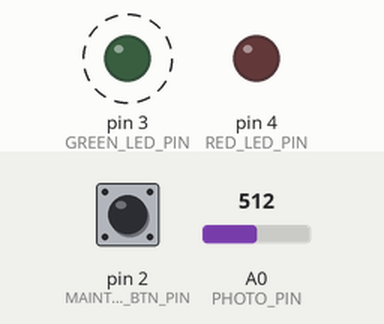
Recording of a sketch running on a simulated Arduino Uno, built with avr-gcc and run on an emulated ATmega328P. Parts: output pins drawn as LEDs (lit = HIGH). Dashed ring = blinking. The test bench sets the inputs (shaded band); at power-on: A0 (PHOTO_PIN) = 512, pin 2 (MAINTENANCE_BTN_PIN) HIGH.

Above: at 0.9 s.
1.3 s: A0 (PHOTO_PIN) set to 56
4.3 s: A0 (PHOTO_PIN) set to 47
At 4.3 s:
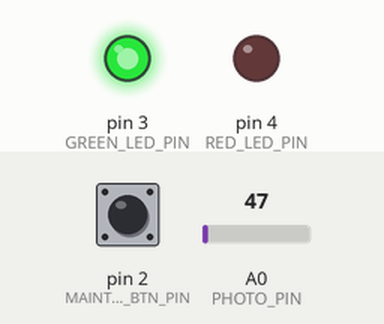
At 5.0 s:
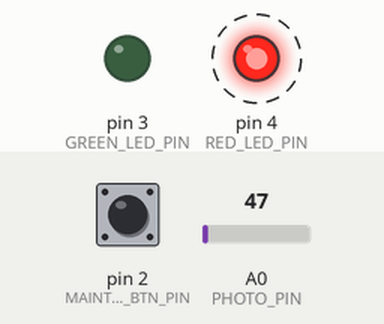
Timing chart, 0 to 13.3 s (numbered marks = the images above; inputs shaded):
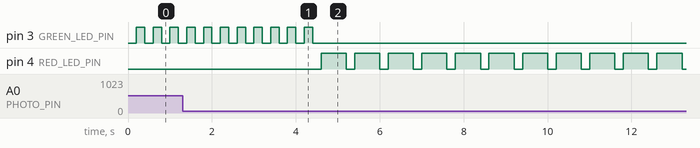

Measured:
- the behaviour switches between 51 and 50 on A0 (PHOTO_PIN) (found by bisection; images 0 and 1)
- after the input at 4.3 s, pin 3 (GREEN_LED_PIN): goes on until 4.4 s, then stays LOW; pin 4 (RED_LED_PIN): alternates HIGH for 0.60 s and LOW for 0.20 s, starting after 0.30 s
- by itself, pin 3 (GREEN_LED_PIN): alternates HIGH for 0.20 s and LOW for 0.20 s

The sketch:

mcqueen_garage.ino
```cpp
#define GREEN_LED_PIN 3
#define RED_LED_PIN 4
#define MAINTENANCE_BTN_PIN 2
#define PHOTO_PIN A0
#define MIN_PHOTO_RESISTANCE 50
#define MAINTENANCE_BLINK_INTERVAL 500;

boolean maintenance;
long redLedOnEnd;
boolean redLedOn;

void setup() {
  pinMode(RED_LED_PIN, OUTPUT);
  pinMode(GREEN_LED_PIN, OUTPUT);
  pinMode(MAINTENANCE_BTN_PIN, INPUT);
}

void loop() {
  checkMaintenance();
  if (!maintenance) {
    processLight();
  }
  delay(200);
}

void checkMaintenance() {
  boolean btnPressed = digitalRead(MAINTENANCE_BTN_PIN);
  if (!btnPressed && !maintenance) {
    return;
  }

  if (btnPressed) {
    maintenance = !maintenance;
    redLedOn = maintenance;
    if (maintenance) {
      digitalWrite(GREEN_LED_PIN, LOW);
    }
  }
  switchMaintenanceLight();
}

void switchMaintenanceLight() {
  if (maintenance) {
    long time = millis();
    if (time > redLedOnEnd) {
      redLedOnEnd = time + MAINTENANCE_BLINK_INTERVAL;
      redLedOn = !redLedOn;
      digitalWrite(RED_LED_PIN, redLedOn);
    }
  }
}

void processLight() {
  boolean placeOccupied = analogRead(PHOTO_PIN) <= MIN_PHOTO_RESISTANCE;
  digitalWrite(RED_LED_PIN, placeOccupied);
  digitalWrite(GREEN_LED_PIN, !placeOccupied);
}
```
